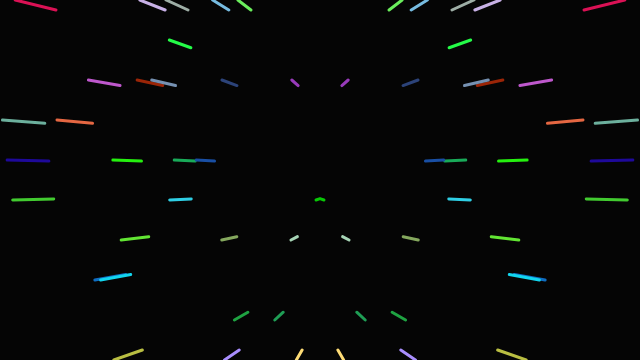
Frame 1 (no input)
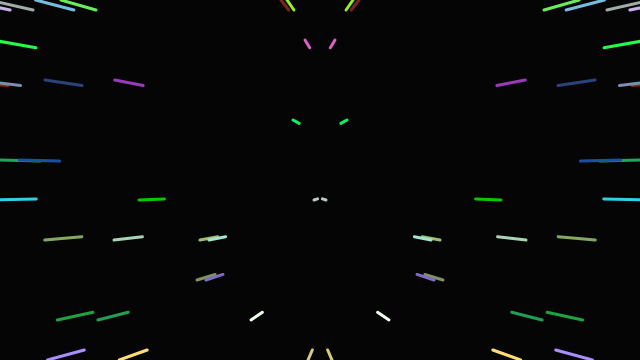
Frame 60 (no input)
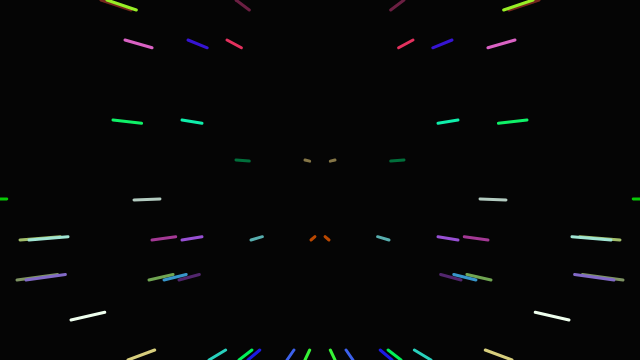
Frame 120 (the mouse pressed at the canvas centre since frame 60)

The p5.js sketch that drew these frames (run headless with seeded random() and noise() and a simulated clock; from frame 60 on, the mouse is pressed at the canvas centre):

// p5.js sketch
// ── sketch.js
var n_bars = 30;
var bars = [];

function setup() {
  createCanvas(640, 360);
  for (var i = 0; i < n_bars; i++) {
    bars[i] = new Bar(random(0, width/2));
  }
}

function draw() {
  background(5, 5, 5);
  translate(width / 2, height / 2);
  for (var i = 0; i < bars.length; i++) {
    bars[i].update();
  }
}

// ── bar.js
function Bar(start_x = 0) {

    this.r;
    this.start_height;
    this.angle;
    this.x1 = 10;
    this.x2 = 0;
    this.y2 = 0;
    this.speed = 3;
    this.distortion = 0;
    this.max_distortion = 10;
    this.bar_length = 0;
    this.max_bar_length = 40;
    this.rgb = [];

    this.setup = function (start_x = 0) {
        this.start_height = Math.floor(random(0, 10));
        this.start_height = map(this.start_height, 0, 9, - height / 2, height / 2);
        this.x1 = start_x;
        this.rgb[0] = random(0, 255);
        this.rgb[1] = random(0, 255);
        this.rgb[2] = random(0, 255);
    }

    this.update = function () {

        // bar length
        this.bar_length = map(this.x1, 0, width / 2, 0.2, this.max_bar_length);

        // distortion
        this.distortion = map(abs(this.start_height), 0, height / 2, 0, this.max_distortion);
        if (this.start_height > 0) {
            this.y2 = this.start_height - this.distortion;
        } if (this.start_height < 0) {
            this.y2 = this.start_height + this.distortion;
        }

        this.x2 = this.x1 - this.bar_length;
        this.x1 = this.x1 + this.speed;

        stroke(this.rgb[0], this.rgb[1], this.rgb[2]);
        strokeWeight(3);
        line(this.x1, this.start_height, this.x2, this.y2);
        line(-this.x1, this.start_height, -this.x2, this.y2);

        if (abs(this.x2) > width / 2) {
            this.setup();
        }
    }

    this.setup(start_x);

}
